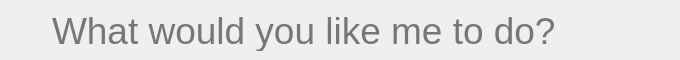
<?xml version="1.0" encoding="UTF-8"?>
<ui version="4.0">
 <class>STWindow</class>
 <widget class="QWidget" name="STWindow">
  <property name="geometry">
   <rect>
    <x>0</x>
    <y>0</y>
    <width>680</width>
    <height>60</height>
   </rect>
  </property>
  <property name="windowTitle">
   <string>Form</string>
  </property>
  <widget class="QLineEdit" name="txtCommand">
   <property name="geometry">
    <rect>
     <x>50</x>
     <y>10</y>
     <width>620</width>
     <height>41</height>
    </rect>
   </property>
   <property name="palette">
    <palette>
     <active>
      <colorrole role="Base">
       <brush brushstyle="SolidPattern">
        <color alpha="0">
         <red>255</red>
         <green>255</green>
         <blue>255</blue>
        </color>
       </brush>
      </colorrole>
     </active>
     <inactive>
      <colorrole role="Base">
       <brush brushstyle="SolidPattern">
        <color alpha="0">
         <red>255</red>
         <green>255</green>
         <blue>255</blue>
        </color>
       </brush>
      </colorrole>
     </inactive>
     <disabled>
      <colorrole role="Base">
       <brush brushstyle="SolidPattern">
        <color alpha="255">
         <red>237</red>
         <green>237</green>
         <blue>237</blue>
        </color>
       </brush>
      </colorrole>
     </disabled>
    </palette>
   </property>
   <property name="font">
    <font>
     <family>Helvetica</family>
     <pointsize>28</pointsize>
     <italic>false</italic>
    </font>
   </property>
   <property name="text">
    <string/>
   </property>
   <property name="frame">
    <bool>false</bool>
   </property>
   <property name="placeholderText">
    <string>What would you like me to do?</string>
   </property>
  </widget>
  <widget class="QLabel" name="label">
   <property name="geometry">
    <rect>
     <x>10</x>
     <y>10</y>
     <width>41</width>
     <height>41</height>
    </rect>
   </property>
   <property name="text">
    <string/>
   </property>
   <property name="pixmap">
    <pixmap resource="resources.qrc">:/graphics/resources/graphics/aios3.tif</pixmap>
   </property>
  </widget>
 </widget>
 <resources>
  <include location="resources.qrc"/>
 </resources>
 <connections/>
</ui>
